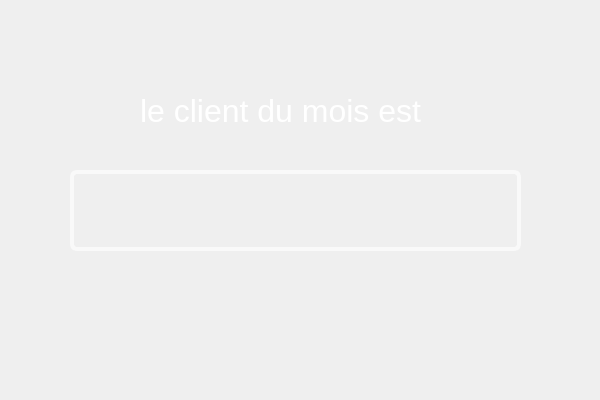
<?xml version="1.0" encoding="UTF-8"?>
<ui version="4.0">
 <class>gagnant</class>
 <widget class="QDialog" name="gagnant">
  <property name="geometry">
   <rect>
    <x>0</x>
    <y>0</y>
    <width>600</width>
    <height>400</height>
   </rect>
  </property>
  <property name="windowTitle">
   <string>client du mois </string>
  </property>
  <widget class="QLabel" name="label">
   <property name="geometry">
    <rect>
     <x>-4</x>
     <y>-80</y>
     <width>611</width>
     <height>481</height>
    </rect>
   </property>
   <property name="text">
    <string/>
   </property>
   <property name="pixmap">
    <pixmap>../winner.jpg</pixmap>
   </property>
   <property name="scaledContents">
    <bool>true</bool>
   </property>
  </widget>
  <widget class="QLineEdit" name="id_gagnant">
   <property name="geometry">
    <rect>
     <x>70</x>
     <y>170</y>
     <width>451</width>
     <height>81</height>
    </rect>
   </property>
   <property name="styleSheet">
    <string notr="true">QLineEdit{
color: white;
background-color:Transparent;;
border-width: 4px;
border-color: #F9F9F9;
border-style: solid;
border-radius: 7;
padding: 3px;
font-size: 60px;

}</string>
   </property>
   <property name="readOnly">
    <bool>true</bool>
   </property>
  </widget>
  <widget class="QLabel" name="label_2">
   <property name="geometry">
    <rect>
     <x>140</x>
     <y>80</y>
     <width>371</width>
     <height>61</height>
    </rect>
   </property>
   <property name="font">
    <font>
     <pointsize>24</pointsize>
    </font>
   </property>
   <property name="styleSheet">
    <string notr="true">color: white;</string>
   </property>
   <property name="text">
    <string>le client du mois est</string>
   </property>
  </widget>
 </widget>
 <resources/>
 <connections/>
</ui>
